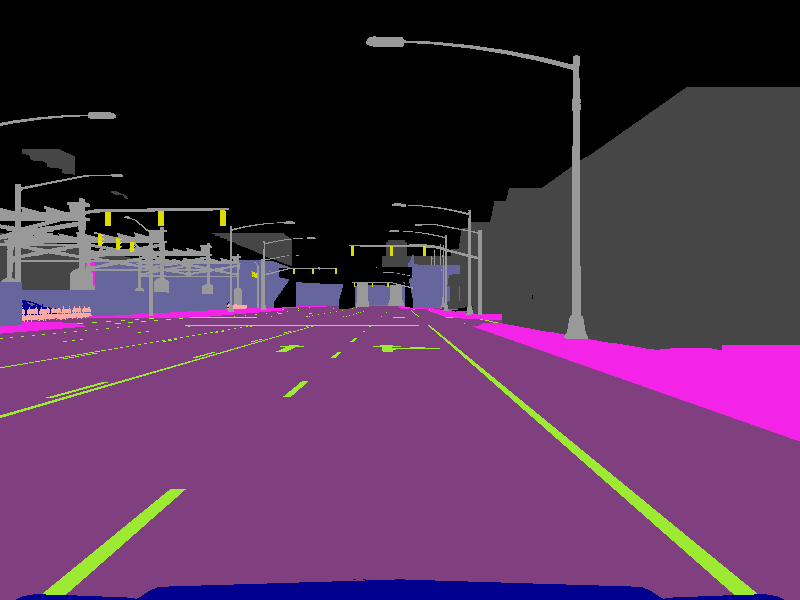
#> input picture calib_images/ss_image.png, 800 x 600 px
$ jupyter execute ipm_using_deal_vanish_point.ipynb   (shell and % lines are left out)   (older library calls are emulated)
#> lines starting #> are read from the running program, lines starting #| are printed output that depends on the picture; after the words box and inside, x2 and y2 are one past the last pixel; in counts of white or black regions, pixels touching at a corner belong together
## Inverse Perspective Mapping
This notebook performs inverse Perspective mapping in an interactive way.
The necessary data are stored in an .pkl file for lane detection algorithm to read.

### Reference:
https://github.com/JonathanCMitchell/Advanced-Lane-Line-Detection/blob/master/Perspective_transform.ipynb

[cell 1]
import numpy as np
import cv2
import yaml
import matplotlib.pyplot as plt
from math import tan
import pickle

[cell 2]
# Prepare data
config_path = r"settings/carlasim.yaml"
with open(config_path, 'r') as config_file:
    config_args = yaml.safe_load(config_file)
# FOV in deg
fov = int(config_args['sensor']['front_camera']['fov'])

# Image resolution
res_h = int(config_args['sensor']['front_camera']['res_h'])
res_v = int(config_args['sensor']['front_camera']['res_v'])

# Image for calibration
calib_img = cv2.imread('calib_images/ss_image.png')
#> calib_img is the input picture: shape (600, 800, 3); mean B, G, R 81.6, 48.8, 79.9
plt.imshow(calib_img)

[cell 3]
# Vanish point
# In Carla simulation we have an ideal vanishing point at center
vp = (res_h//2, res_v//2)

[cell 4]
def find_pt_inline(p1, p2, y):
    """
    Here we use point-slope formula in order to find a point that is present on the line
    that passes through our vanishing point (vp).
    input: points p1, p2, and y. They come is as tuples [x, y]
    We then use the point-slope formula: y - b = m(x - a)
    y: y-coordinate of desired point on the line
    x: x-coordinate of desired point on the line
    m: slope
    b: y-coordinate of p1
    a: x-coodrinate of p1
    x = p1x + (1/m)(y - p1y)
    """
    m_inv = (p2[0] - p1[0]) / float(p2[1] - p1[1])
    Δy = (y - p1[1])
    x = p1[0] + m_inv * Δy
    return [x, y]

top = vp[1] + 40
bot = 600

# Make a large width so that you can grab the lines on the challenge video
width = 400

p1 = [vp[0] - width/2, top]
p2 = [vp[0] + width/2, top]
p3 = find_pt_inline(p2, vp, bot)
p4 = find_pt_inline(p1, vp, bot)

src_pts = np.float32([p1, p2, p3, p4])

# The destination image size after warping the trapezoid to the bird's eye view
dst_size = (400, 600)   # width * height
dst_pts = np.float32([[0, 0], [dst_size[0], 0],
                       [dst_size[0], dst_size[1]],
                       [0, dst_size[1]]])

# Draw Trapezoid
calib_img_copy = calib_img.copy()
cv2.polylines(calib_img_copy, [src_pts.astype(np.int32)],True, (0,200,100), thickness=5)
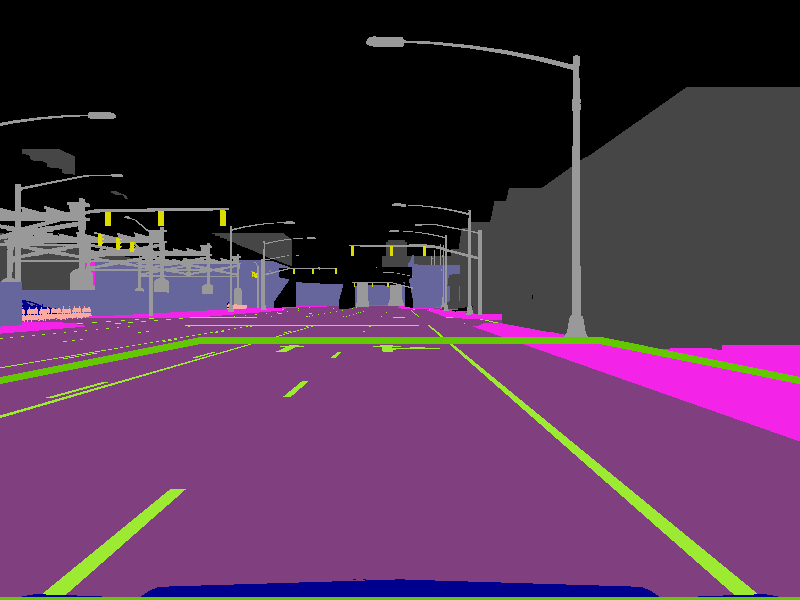
#> calib_img_copy: shape (600, 800, 3); 1.68% of pixels changed, all inside (x1, y1, x2, y2) = (0, 337, 800, 600)
plt.plot(p1[0], p1[1], 'r+')
plt.plot(p2[0], p2[1], 'c^')
plt.plot(p3[0], p3[1], 'r^')
plt.plot(p4[0], p4[1], 'g^')
plt.title('Trapezoid For Perspective Transform')
plt.imshow(calib_img_copy)
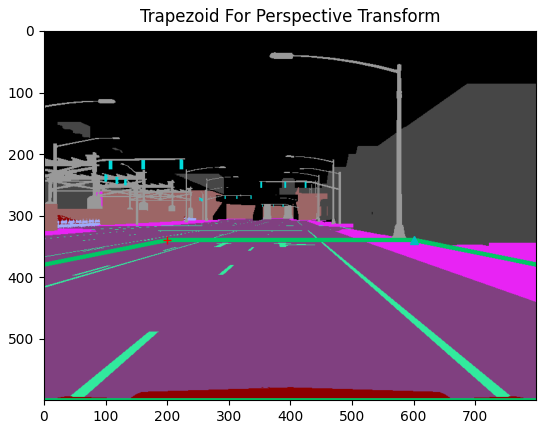
#> figure drawn by matplotlib, 1 panel; B, G, R data is drawn as R, G, B

[cell 5]
M_inv = cv2.getPerspectiveTransform(dst_pts, src_pts)
M = cv2.getPerspectiveTransform(src_pts, dst_pts)
print('M: {}'.format(M))
warped_shape = dst_size
warped = cv2.warpPerspective(calib_img, M, warped_shape)
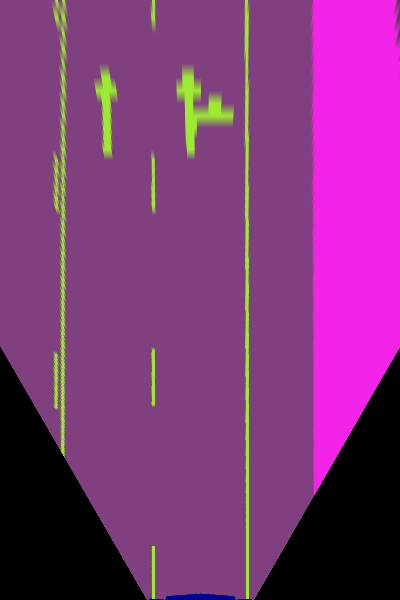
#> warped: shape (600, 400, 3); mean B, G, R 121.7, 54.6, 126.5
plt.imshow(warped)

[cell 6]
valid_mask = (warped[:, :, 0] != 0)
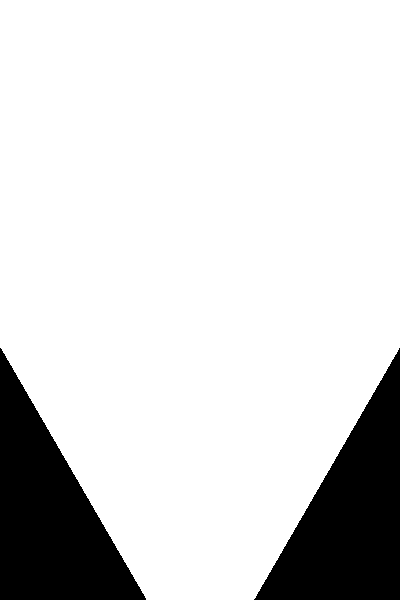
#> valid_mask: shape (600, 400) bool; 84.6% white; 2 black regions, box (x1, y1, x2, y2) and area: (0, 348, 146, 600) 18590, (254, 348, 400, 600) 18419
plt.imshow(valid_mask.astype(np.uint8))

[cell 7]
# Dilate (expand) the invalid regions a bit, i.e. shrink the valid regions a bit.
invalid_mask = np.invert(valid_mask)
# Ref: https://www.geeksforgeeks.org/erosion-dilation-images-using-opencv-python/
invalid_mask = cv2.dilate(invalid_mask.astype(np.uint8), kernel=np.ones((3,3), np.uint8), iterations=2)
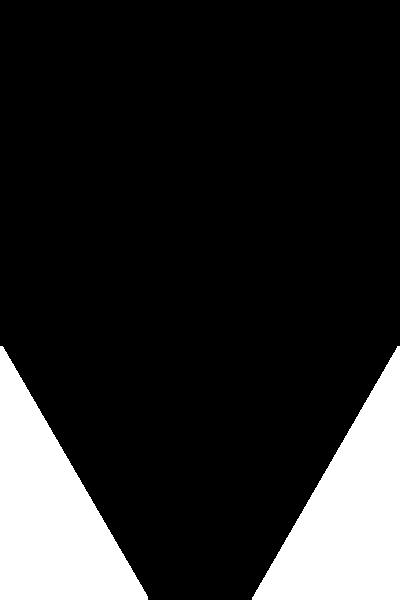
#> invalid_mask: shape (600, 400); values 0 (black) and 1 (white), 16.1% white; 2 white regions, box (x1, y1, x2, y2) and area: (0, 346, 148, 600) 19390, (252, 346, 400, 600) 19219
valid_mask = np.invert(invalid_mask.astype(np.bool))
plt.imshow(valid_mask.astype(np.uint8))

[cell 8]
# To find the invalid triangles
half_mask = valid_mask[:, :int(valid_mask.shape[1]/2)]
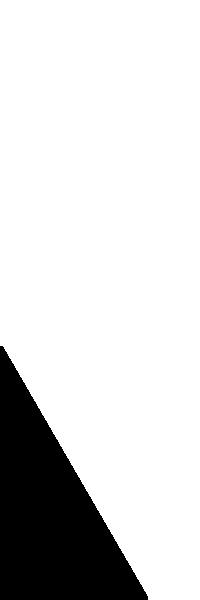
#> half_mask: shape (600, 200) bool; 83.8% white; 1 black region, box (x1, y1, x2, y2) and area: (0, 346, 148, 600) 19390
invalid_y, invalid_x = np.where(half_mask == 0)
#> invalid_y = 19390 values from 346 to 599; invalid_x = 19390 values, max 147 at index 18945, min 0 at index 0, mean 49.47
invalid_triangle_width = max(invalid_x)
#> invalid_triangle_width = 147
invalid_triangle_height = invalid_mask.shape[0] - min(invalid_y)
#> invalid_triangle_height = 254

[cell 9]
# Compute x per pixel and y per pixel
lane_img = np.load('calib_images/lane_image.npy')
#> (reads calib_images/lane_image.npy from the repository)
warped_lane_img = cv2.warpPerspective(lane_img.astype(np.uint8), M, warped_shape)

# Mask the image so the arrows don't affect the computation
mask = np.ones(warped_lane_img.shape, dtype=np.uint8)
mask[:, :invalid_triangle_width] = 0
mask[:, mask.shape[1] - invalid_triangle_width:] = 0
mask[:mask.shape[0]//2, :] = 0
warped_lane_img = warped_lane_img & mask
plt.imshow(warped_lane_img)
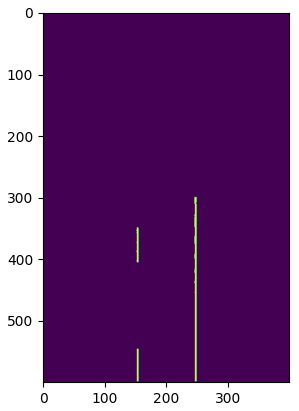
#> figure drawn by matplotlib, 1 panel

[cell 10]
mom = cv2.moments(warped_lane_img[:,:warped_shape[0]//2].astype(np.uint8))
x1 = mom["m10"]/mom["m00"]
mom = cv2.moments(warped_lane_img[:,warped_shape[0]//2:].astype(np.uint8))
x2 = warped_shape[0]//2 + mom["m10"]/mom["m00"]
warped_lane_img_copy = warped_lane_img.copy()
cv2.line(warped_lane_img_copy, (int(x1), 0), (int(x1), warped_shape[1]), (255, 0, 0), 3)
cv2.line(warped_lane_img_copy, (int(x2), 0), (int(x2), warped_shape[1]), (255, 0, 0), 3)

plt.imshow(warped_lane_img_copy)

px_per_meter_x = (x2 - x1) / 3.5    # 3.5 is the known lane width
print('Pixels per meter in x: {}'.format(px_per_meter_x))
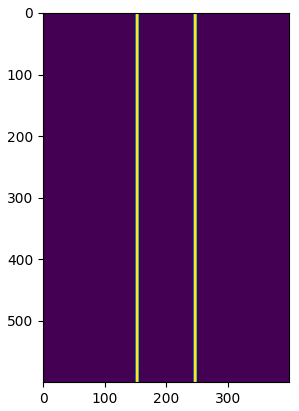
#> figure drawn by matplotlib, 1 panel
